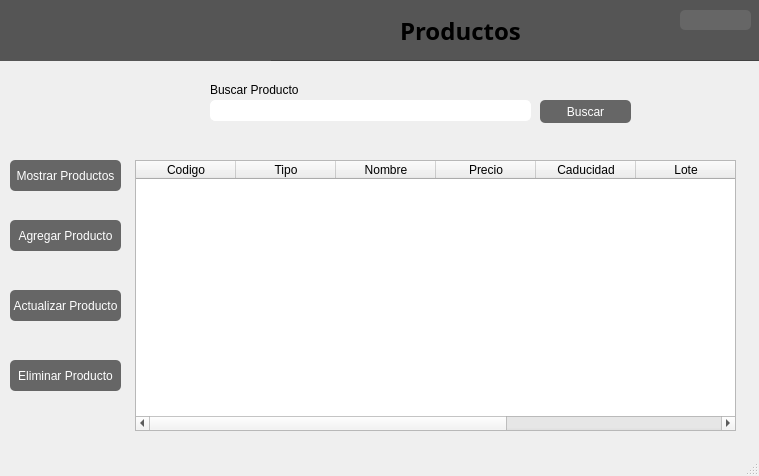
<?xml version="1.0" encoding="UTF-8"?>
<ui version="4.0">
 <class>Ventana_Productos</class>
 <widget class="QMainWindow" name="Ventana_Productos">
  <property name="geometry">
   <rect>
    <x>0</x>
    <y>0</y>
    <width>759</width>
    <height>476</height>
   </rect>
  </property>
  <property name="maximumSize">
   <size>
    <width>759</width>
    <height>479</height>
   </size>
  </property>
  <property name="windowTitle">
   <string>Productos</string>
  </property>
  <property name="styleSheet">
   <string notr="true"/>
  </property>
  <widget class="QWidget" name="centralwidget">
   <widget class="QPushButton" name="btn_mostrar_productos">
    <property name="geometry">
     <rect>
      <x>10</x>
      <y>160</y>
      <width>111</width>
      <height>31</height>
     </rect>
    </property>
    <property name="cursor">
     <cursorShape>PointingHandCursor</cursorShape>
    </property>
    <property name="styleSheet">
     <string notr="true">QObject{
	color:White;
	background-color: #666;
	border-radius: 5px;
}
QObject:hover{
	background-color: #222;
}</string>
    </property>
    <property name="text">
     <string>Mostrar Productos</string>
    </property>
   </widget>
   <widget class="QPushButton" name="btn_agregar_producto">
    <property name="geometry">
     <rect>
      <x>10</x>
      <y>220</y>
      <width>111</width>
      <height>31</height>
     </rect>
    </property>
    <property name="cursor">
     <cursorShape>PointingHandCursor</cursorShape>
    </property>
    <property name="styleSheet">
     <string notr="true">QObject{
	color:White;
	background-color: #666;
	border-radius: 5px;
}
QObject:hover{
	background-color: #222;
}</string>
    </property>
    <property name="text">
     <string>Agregar Producto</string>
    </property>
   </widget>
   <widget class="QLineEdit" name="txt_clave_producto">
    <property name="geometry">
     <rect>
      <x>210</x>
      <y>100</y>
      <width>321</width>
      <height>21</height>
     </rect>
    </property>
    <property name="styleSheet">
     <string notr="true">color: black;
font: 75 10pt &quot;Arial&quot;;
border: 1px solid white;
border-radius: 5px;
background-color: white;</string>
    </property>
   </widget>
   <widget class="QPushButton" name="btn_actualizar_prodcuto">
    <property name="geometry">
     <rect>
      <x>10</x>
      <y>290</y>
      <width>111</width>
      <height>31</height>
     </rect>
    </property>
    <property name="cursor">
     <cursorShape>PointingHandCursor</cursorShape>
    </property>
    <property name="styleSheet">
     <string notr="true">QObject{
	color:White;
	background-color: #666;
	border-radius: 5px;
}
QObject:hover{
	background-color: #222;
}</string>
    </property>
    <property name="text">
     <string>Actualizar Producto</string>
    </property>
   </widget>
   <widget class="QLabel" name="lbl_ingrese_nombre">
    <property name="geometry">
     <rect>
      <x>210</x>
      <y>80</y>
      <width>211</width>
      <height>20</height>
     </rect>
    </property>
    <property name="text">
     <string>Buscar Producto</string>
    </property>
   </widget>
   <widget class="QTableWidget" name="tableWidget_producto">
    <property name="geometry">
     <rect>
      <x>135</x>
      <y>160</y>
      <width>601</width>
      <height>271</height>
     </rect>
    </property>
    <column>
     <property name="text">
      <string>Codigo</string>
     </property>
    </column>
    <column>
     <property name="text">
      <string>Tipo</string>
     </property>
    </column>
    <column>
     <property name="text">
      <string>Nombre</string>
     </property>
    </column>
    <column>
     <property name="text">
      <string>Precio</string>
     </property>
    </column>
    <column>
     <property name="text">
      <string>Caducidad</string>
     </property>
    </column>
    <column>
     <property name="text">
      <string>Lote</string>
     </property>
    </column>
    <column>
     <property name="text">
      <string>Cantidad</string>
     </property>
    </column>
    <column>
     <property name="text">
      <string>Imagen</string>
     </property>
    </column>
   </widget>
   <widget class="QPushButton" name="btn_buscar_producto">
    <property name="geometry">
     <rect>
      <x>540</x>
      <y>100</y>
      <width>91</width>
      <height>23</height>
     </rect>
    </property>
    <property name="cursor">
     <cursorShape>PointingHandCursor</cursorShape>
    </property>
    <property name="styleSheet">
     <string notr="true">QObject{
	color:White;
	background-color: #666;
	border-radius: 5px;
}
QObject:hover{
	background-color: #222;
}</string>
    </property>
    <property name="text">
     <string>Buscar</string>
    </property>
   </widget>
   <widget class="QPushButton" name="btn_eliminar_prodcuto">
    <property name="geometry">
     <rect>
      <x>10</x>
      <y>360</y>
      <width>111</width>
      <height>31</height>
     </rect>
    </property>
    <property name="cursor">
     <cursorShape>PointingHandCursor</cursorShape>
    </property>
    <property name="styleSheet">
     <string notr="true">QObject{
	color:White;
	background-color: #666;
	border-radius: 5px;
}
QObject:hover{
	background-color: #222;
}</string>
    </property>
    <property name="text">
     <string>Eliminar Producto</string>
    </property>
   </widget>
   <widget class="QFrame" name="frame_content">
    <property name="geometry">
     <rect>
      <x>0</x>
      <y>-20</y>
      <width>771</width>
      <height>81</height>
     </rect>
    </property>
    <property name="styleSheet">
     <string notr="true">QObject{
	background-color: #555;
}</string>
    </property>
    <property name="frameShape">
     <enum>QFrame::StyledPanel</enum>
    </property>
    <property name="frameShadow">
     <enum>QFrame::Raised</enum>
    </property>
    <widget class="QLabel" name="lbl_logo">
     <property name="geometry">
      <rect>
       <x>0</x>
       <y>-50</y>
       <width>271</width>
       <height>151</height>
      </rect>
     </property>
     <property name="text">
      <string/>
     </property>
     <property name="pixmap">
      <pixmap>../../../Downloads/rocky-linux-icon.png</pixmap>
     </property>
    </widget>
    <widget class="QLabel" name="lbl_titulo">
     <property name="geometry">
      <rect>
       <x>400</x>
       <y>30</y>
       <width>141</width>
       <height>41</height>
      </rect>
     </property>
     <property name="font">
      <font>
       <family>Arial Black</family>
       <pointsize>18</pointsize>
       <weight>99</weight>
       <italic>false</italic>
       <bold>true</bold>
      </font>
     </property>
     <property name="styleSheet">
      <string notr="true">QObject{
	font: 900 18pt &quot;Arial Black&quot;;
}</string>
     </property>
     <property name="text">
      <string>Productos</string>
     </property>
    </widget>
    <widget class="QPushButton" name="btn_back">
     <property name="geometry">
      <rect>
       <x>680</x>
       <y>30</y>
       <width>71</width>
       <height>20</height>
      </rect>
     </property>
     <property name="cursor">
      <cursorShape>PointingHandCursor</cursorShape>
     </property>
     <property name="styleSheet">
      <string notr="true">QObject{
	color:White;
	background-color: #666;
	border-radius: 5px;
}
QObject:hover{
	background-color: #222;
}</string>
     </property>
     <property name="text">
      <string/>
     </property>
     <property name="icon">
      <iconset>
       <normaloff>../../../Downloads/productos.png</normaloff>../../../Downloads/productos.png</iconset>
     </property>
    </widget>
   </widget>
   <widget class="QLabel" name="lbl_error_buscador">
    <property name="geometry">
     <rect>
      <x>210</x>
      <y>130</y>
      <width>311</width>
      <height>20</height>
     </rect>
    </property>
    <property name="styleSheet">
     <string notr="true">font: 87 9pt &quot;Arial Black&quot;;</string>
    </property>
    <property name="text">
     <string/>
    </property>
   </widget>
  </widget>
  <widget class="QMenuBar" name="menubar">
   <property name="geometry">
    <rect>
     <x>0</x>
     <y>0</y>
     <width>759</width>
     <height>21</height>
    </rect>
   </property>
  </widget>
  <widget class="QStatusBar" name="statusbar"/>
 </widget>
 <resources/>
 <connections/>
</ui>
